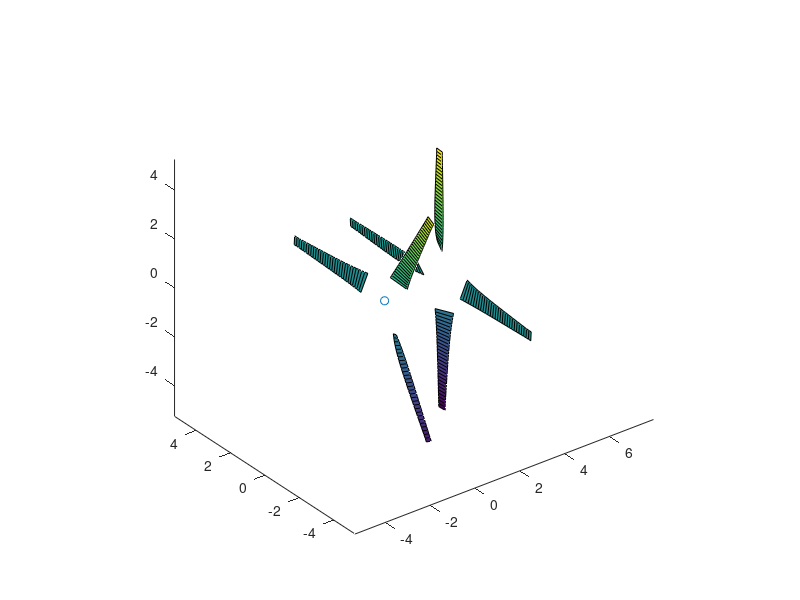

This figure's MATLAB source:
clear all
close all

cd ~/Desktop/Combined/neu_files
name = 'blade';
fid = fopen('line2.neu', 'wt');
v = ver;
for k=1:length(v)
    if strfind(v(k).Name, 'MATLAB')
        version = v(k).Version;
        break
    end
end
%%  Define blade geometry
%  NREL Data
RADIUS=[0.45;0.66;0.883;1.008;1.067;1.133;1.257;1.343;1.51;1.648;1.952;2.257;...
    2.343;2.562;2.867;3.172;3.185;3.476;3.781;4.023;4.086;4.391;4.696;4.78;5;5.029;5.25];

CHORD=[0.218;0.218;0.183;0.349;0.441;0.544;0.737;0.728;0.711;0.697;0.666;0.636;...
    0.627;0.605;0.574;0.543;0.542;0.512;0.482;0.457;0.451;0.42;0.389;0.381;0.358;0.355;0.355];
THETA=[0;0;0;6.7;9.9;13.4;20.04;18.074;14.292;11.909;7.979;5.308;4.715;...
    3.425;2.083;1.15;1.115;0.494;-0.015;-0.381;-0.475;-0.92;-1.352;-1.469;-1.775;-1.815;-1.815];
% RADIUS = 0:5;%
% CHORD = ones(size(RADIUS));
% THETA = zeros(size(RADIUS));

%   Span lies along y axis, chord parallel to x axis
n = 30;
radius = max(RADIUS);

cutout = 1.257;
th0 = (3-THETA(end));
pitch_axis = 0.3; % chord

numbodies = 2;
nblades = [3 4];
Origin{1} = [0 0 0];
Origin{2} = [2.5 0 0];
Reflect = [1 -1];
M1 = [];
M2 = [];
cnt = 0;
count = 0;
%%
for q = 1:numbodies
    dpsi = 360/nblades(q);
    origin = Origin{q};
    g{q}.start = cnt + 1;
    for i = 1:nblades(q)
        count = count + 1;
        psi = (i-1)*dpsi;
        
        rads = linspace(cutout,radius,n)';
        C = interp1(RADIUS,CHORD,rads,'cubic');
        LEx = -pitch_axis*C;
        TEx = (1-pitch_axis)*C;
        th = th0 + interp1(RADIUS,THETA,rads,'cubic');
        
        xdata0 = [LEx TEx];
        ydata0 = [rads rads];
        zdata0 = zeros(size(ydata0));
        
        th = [th th];
        xdata1 = Reflect(q)*xdata0.*cosd(th);
        ydata1 = ydata0;
        zdata1 = xdata0.*sind(th);
        
        xdata2 = xdata1*cosd(psi) - ydata1*sind(psi);
        ydata2 = xdata1*sind(psi) + ydata1*cosd(psi);
        zdata2 = zdata1;
        
        
        zdata = xdata2 + origin(3);
        ydata = ydata2 + origin(2);
        xdata = zdata2 + origin(1);
        
        
        
        hold all
        surf(xdata,ydata,zdata)
        axis equal
        
        
        
        C = xdata;

        C(:) = (1:numel(xdata)) + (count-1) * numel(xdata);

        
        X = [xdata(:) ydata(:) zdata(:)];
        
        
        
        
        c1 = C(1:end-1,1);
        c2 = C(1:end-1,2);
        c3 = C(2:end,2);
        c4 = C(2:end,1);
        
        M1 = [M1; X];   %   This holds the positions of the points
        M2 = [M2; [c1 c2 c3 c4]];   %   This hols the panel corners
        
       cnt = cnt + numel(c1);
    end

        g{q}.end = cnt;
end

scatter3(0,0,0); axis tight; view(3);
nPts = size(M1,1);
nPnls = size(M2,1);
nGrps = numbodies;
nBCs = 1;
Empty = 0;




fprintf(fid,'        CONTROL INFO 2.4.6\n** GAMBIT NEUTRAL FILE\n%s\n',name);
fprintf(fid,'PROGRAM:                MATLAB     VERSION:  %s\n', version);
fprintf(fid,'%s\n', datestr(now));
fprintf(fid,'\tNUMNP\tNELEM\tNGRPS\tNBSETS\tNDFCD\tNDFVL\n');
fprintf(fid,'\t%g\t%g\t%g\t%g\t%g\t%g\n',nPts,nPnls,nGrps,nBCs,Empty,Empty);
fprintf(fid,'ENDOFSECTION\n   NODAL COORDINATES 2.4.6\n');


str = [repmat(' ',size(M1,1),10 - size(num2str(size(M1,1)),2)) num2str([1:size(M1,1)]','%g    ') repmat('   ',size(M1,1),1) num2str(M1,'%-1.12e    ')];

for i = 1:size(M1,1)
    fprintf(fid,'%s\n',str(i,:));
    %    fprintf(fid,'\t%g\t%-1.12e\t%-1.12e\t%-1.12e\n',i,M1(i,1),M1(i,2),M1(i,3));
end
fprintf(fid,'ENDOFSECTION\n      ELEMENTS/CELLS 2.4.6\n');
for i = 1:size(M2,1) - 1
    fprintf(fid,'\t%g\t%g\t%g\t%g\t%g\t%g\t%g\n',i,2,4,M2(i,1),M2(i,2),M2(i,3),M2(i,4));
end
fprintf(fid,'\t%g\t%g\t%g\t%g\t%g\t%g\t%g',size(M2,1),2,4,M2(end,1),M2(end,2),M2(end,3),M2(end,4));

for n = 1:nGrps
    fprintf(fid,'\nENDOFSECTION\n       ELEMENT GROUP 2.4.6\n');
    fprintf(fid,'GROUP:\t\t%g ELEMENTS:\t\t%g MATERIAL:\t\t4 NFLAGS:\t\t1\n\t\t\t%s%g\n\t0\n',n,1 + g{n}.end - g{n}.start,name,n);
    pans = g{n}.start:g{n}.end;
    M3 = zeros(10,floor(numel(pans)/10));
    M3(:) = pans(1:numel(M3));
    M3 = M3';
    M4 = pans(1+numel(M3):end);
    
    for i = 1:size(M3,1)
        fprintf(fid,'\t%g\t%g\t%g\t%g\t%g\t%g\t%g\t%g\t%g\t%g\n',M3(i,:));
    end
    
    for i = 1:size(M4,2)
        fprintf(fid,'\t%g',M4(i));
    end
end


fprintf(fid,'\nENDOFSECTION\n BOUNDARY CONDITIONS 2.4.6\n\t\t\t\t%s\t1\t%g\t0\t6\n','WAKE',nPnls);
fprintf(fid,'\t%g\t2\t2\n',1:nPnls);
fprintf(fid,'ENDOFSECTION\n');
fclose(fid);

cd ..
